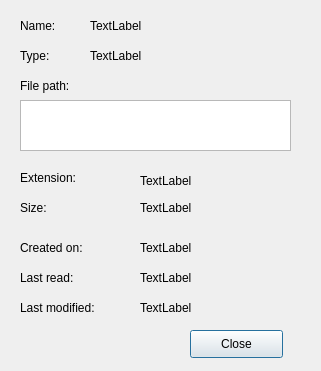
<?xml version="1.0" encoding="UTF-8"?>
<ui version="4.0">
 <class>FileInfoWindow</class>
 <widget class="QDialog" name="FileInfoWindow">
  <property name="geometry">
   <rect>
    <x>0</x>
    <y>0</y>
    <width>321</width>
    <height>371</height>
   </rect>
  </property>
  <property name="windowTitle">
   <string>Properties</string>
  </property>
  <widget class="QLabel" name="label">
   <property name="geometry">
    <rect>
     <x>20</x>
     <y>10</y>
     <width>191</width>
     <height>31</height>
    </rect>
   </property>
   <property name="font">
    <font>
     <pointsize>9</pointsize>
    </font>
   </property>
   <property name="text">
    <string>Name:</string>
   </property>
  </widget>
  <widget class="QLabel" name="label_2">
   <property name="geometry">
    <rect>
     <x>20</x>
     <y>40</y>
     <width>55</width>
     <height>31</height>
    </rect>
   </property>
   <property name="font">
    <font>
     <pointsize>9</pointsize>
    </font>
   </property>
   <property name="text">
    <string>Type:</string>
   </property>
  </widget>
  <widget class="QLabel" name="label_3">
   <property name="geometry">
    <rect>
     <x>20</x>
     <y>70</y>
     <width>101</width>
     <height>31</height>
    </rect>
   </property>
   <property name="font">
    <font>
     <pointsize>9</pointsize>
    </font>
   </property>
   <property name="text">
    <string>File path:</string>
   </property>
  </widget>
  <widget class="QLabel" name="label_4">
   <property name="geometry">
    <rect>
     <x>20</x>
     <y>170</y>
     <width>101</width>
     <height>16</height>
    </rect>
   </property>
   <property name="font">
    <font>
     <pointsize>9</pointsize>
    </font>
   </property>
   <property name="text">
    <string>Extension:</string>
   </property>
  </widget>
  <widget class="QLabel" name="label_5">
   <property name="geometry">
    <rect>
     <x>20</x>
     <y>200</y>
     <width>111</width>
     <height>16</height>
    </rect>
   </property>
   <property name="font">
    <font>
     <pointsize>9</pointsize>
    </font>
   </property>
   <property name="text">
    <string>Size:</string>
   </property>
  </widget>
  <widget class="QLabel" name="label_6">
   <property name="geometry">
    <rect>
     <x>20</x>
     <y>300</y>
     <width>111</width>
     <height>16</height>
    </rect>
   </property>
   <property name="font">
    <font>
     <pointsize>9</pointsize>
    </font>
   </property>
   <property name="text">
    <string>Last modified:</string>
   </property>
  </widget>
  <widget class="QLabel" name="label_7">
   <property name="geometry">
    <rect>
     <x>20</x>
     <y>240</y>
     <width>111</width>
     <height>16</height>
    </rect>
   </property>
   <property name="font">
    <font>
     <pointsize>9</pointsize>
    </font>
   </property>
   <property name="text">
    <string>Created on:</string>
   </property>
  </widget>
  <widget class="QLabel" name="label_8">
   <property name="geometry">
    <rect>
     <x>20</x>
     <y>270</y>
     <width>91</width>
     <height>16</height>
    </rect>
   </property>
   <property name="font">
    <font>
     <pointsize>9</pointsize>
    </font>
   </property>
   <property name="text">
    <string>Last read:</string>
   </property>
  </widget>
  <widget class="QLabel" name="nameLabel">
   <property name="geometry">
    <rect>
     <x>90</x>
     <y>10</y>
     <width>221</width>
     <height>31</height>
    </rect>
   </property>
   <property name="font">
    <font>
     <pointsize>9</pointsize>
    </font>
   </property>
   <property name="text">
    <string>TextLabel</string>
   </property>
  </widget>
  <widget class="QLabel" name="typeLabel">
   <property name="geometry">
    <rect>
     <x>90</x>
     <y>40</y>
     <width>221</width>
     <height>31</height>
    </rect>
   </property>
   <property name="font">
    <font>
     <pointsize>9</pointsize>
    </font>
   </property>
   <property name="text">
    <string>TextLabel</string>
   </property>
  </widget>
  <widget class="QLabel" name="extensionLabel">
   <property name="geometry">
    <rect>
     <x>140</x>
     <y>160</y>
     <width>151</width>
     <height>41</height>
    </rect>
   </property>
   <property name="font">
    <font>
     <pointsize>9</pointsize>
    </font>
   </property>
   <property name="text">
    <string>TextLabel</string>
   </property>
  </widget>
  <widget class="QLabel" name="sizeLabel">
   <property name="geometry">
    <rect>
     <x>140</x>
     <y>200</y>
     <width>171</width>
     <height>16</height>
    </rect>
   </property>
   <property name="font">
    <font>
     <pointsize>9</pointsize>
    </font>
   </property>
   <property name="text">
    <string>TextLabel</string>
   </property>
  </widget>
  <widget class="QLabel" name="createdOnLabel">
   <property name="geometry">
    <rect>
     <x>140</x>
     <y>240</y>
     <width>181</width>
     <height>16</height>
    </rect>
   </property>
   <property name="font">
    <font>
     <pointsize>9</pointsize>
    </font>
   </property>
   <property name="text">
    <string>TextLabel</string>
   </property>
  </widget>
  <widget class="QLabel" name="lastReadLabel">
   <property name="geometry">
    <rect>
     <x>140</x>
     <y>270</y>
     <width>171</width>
     <height>16</height>
    </rect>
   </property>
   <property name="font">
    <font>
     <pointsize>9</pointsize>
    </font>
   </property>
   <property name="text">
    <string>TextLabel</string>
   </property>
  </widget>
  <widget class="QLabel" name="lastModified">
   <property name="geometry">
    <rect>
     <x>140</x>
     <y>300</y>
     <width>171</width>
     <height>16</height>
    </rect>
   </property>
   <property name="font">
    <font>
     <pointsize>9</pointsize>
    </font>
   </property>
   <property name="text">
    <string>TextLabel</string>
   </property>
  </widget>
  <widget class="QPushButton" name="pushButton">
   <property name="geometry">
    <rect>
     <x>190</x>
     <y>330</y>
     <width>93</width>
     <height>28</height>
    </rect>
   </property>
   <property name="text">
    <string>Close</string>
   </property>
  </widget>
  <widget class="QTextBrowser" name="filePathBrowser">
   <property name="geometry">
    <rect>
     <x>20</x>
     <y>100</y>
     <width>271</width>
     <height>51</height>
    </rect>
   </property>
  </widget>
 </widget>
 <resources/>
 <connections>
  <connection>
   <sender>pushButton</sender>
   <signal>clicked()</signal>
   <receiver>FileInfoWindow</receiver>
   <slot>close()</slot>
   <hints>
    <hint type="sourcelabel">
     <x>166</x>
     <y>310</y>
    </hint>
    <hint type="destinationlabel">
     <x>221</x>
     <y>331</y>
    </hint>
   </hints>
  </connection>
 </connections>
</ui>
